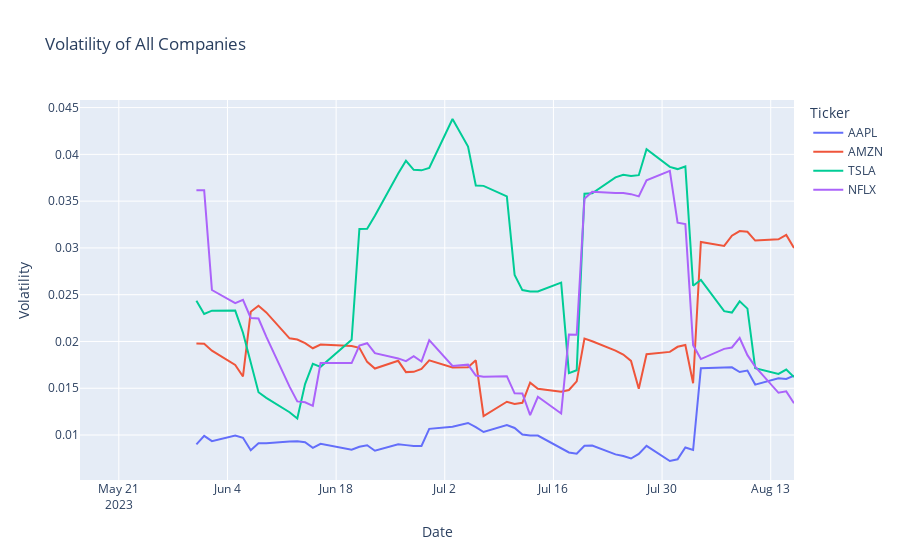

The notebook cell this image was saved under:
### Markdown cell above
- Market volatility is the frequency and magnitude of price movements, up or down. The bigger and more frequent the price swings, the more volatile the market is said to be.

### Code cell
df['Volatility'] = df.groupby('Ticker')['Close'].pct_change().rolling(window=10).std().reset_index(0, drop=True)
fig = px.line(df, x='Date', y='Volatility', 
              color='Ticker', 
              title='Volatility of All Companies')
fig.show()
